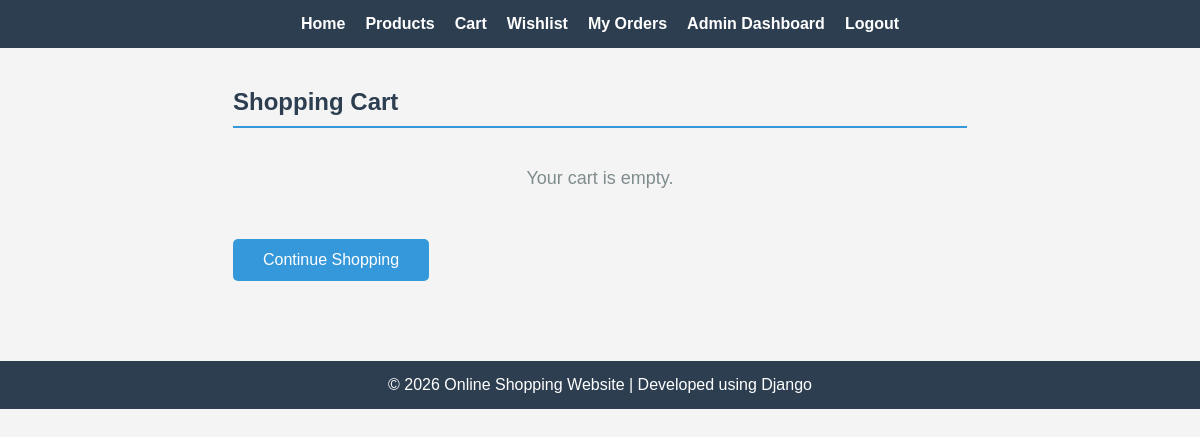
Before: /cart/ (signed in) with the older database file.
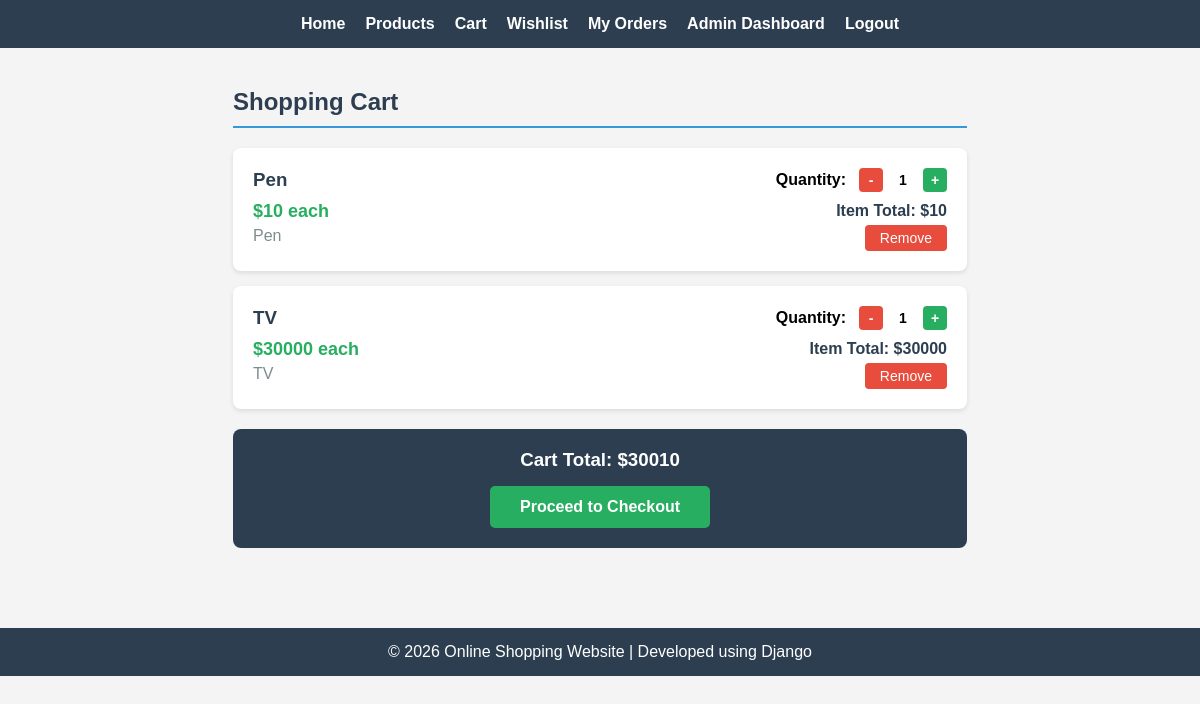
After: the same page with the newer database file.
### new_app/models.py (models this page shows, shortened)
class Cart(models.Model):
    user = models.ForeignKey(CustomUser, on_delete=models.CASCADE)
    product = models.ForeignKey('Product', on_delete=models.CASCADE)
    quantity = models.PositiveIntegerField(default=1)
    added_at = models.DateTimeField(auto_now_add=True)
    class Meta:
        unique_together = ('user', 'product')
    @property
    def total_price(self):
        return self.quantity * self.product.price

class Product(models.Model):
    name = models.CharField(max_length=100)
    price = models.IntegerField()
    description = models.TextField()

### new_app/views.py (the view)
# urls.py: path('cart/', views.cart_view, name='cart_view'),
@login_required
def cart_view(request):
    cart_items = Cart.objects.filter(user=request.user)
    total = sum(item.total_price for item in cart_items)
    return render(request, 'cart.html', {'cart_items': cart_items, 'total': total})

### new_app/templates/cart.html (shortened to what this page needs)
{% extends 'base.html' %}
{% block content %}
<div class="container">
  <h2>Shopping Cart</h2>
  {% if cart_items %}
  <div class="cart-list">
    {% for item in cart_items %}
    <div class="cart-item">
      <div class="item-info">
        <h3>{{ item.product.name }}</h3>
        <p class="price">${{ item.product.price }} each</p>
        <p class="description">{{ item.product.description }}</p>
      </div>
      <div class="item-actions">
        <div class="quantity-controls">
          <label>Quantity:</label>
          <form action="{% url 'new_app:update_cart_quantity' item.id %}" method="POST" style="display:inline;">
            <button type="submit" class="btn-minus">-</button>
          </form>
          <span class="qty-display">{{ item.quantity }}</span>
          <form action="{% url 'new_app:update_cart_quantity' item.id %}" method="POST" style="display:inline;">
            <button type="submit" class="btn-plus">+</button>
          </form>
        </div>
        <p class="item-total">Item Total: ${{ item.total_price }}</p>
        <a href="{% url 'new_app:remove_from_cart' item.id %}" class="btn-remove">Remove</a>
      </div>
    </div>
    {% endfor %}
  </div>
  <div class="cart-total">
    <h3>Cart Total: ${{ total }}</h3>
    <a href="{% url 'new_app:checkout' %}" class="btn-checkout">Proceed to Checkout</a>
  </div>
  {% else %}
  <p class="empty-message">Your cart is empty.</p>
  <a href="{% url 'new_app:product_list' %}" class="btn-shop">Continue Shopping</a>
  {% endif %}
</div>
{% endblock %}

Changed rows visible on the page:
added Cart: product.name "Pen", product.price "10", product.description "Pen", quantity "1", total_price "10"
added Cart: product.name "TV", product.price "30000", product.description "TV", quantity "1", total_price "30000"
Other visible differences:
{{ total }}: (not shown) → "30010"
text no longer shown: "Your cart is empty. Continue Shopping"
text now shown: "Cart Total: $ Proceed to Checkout"
